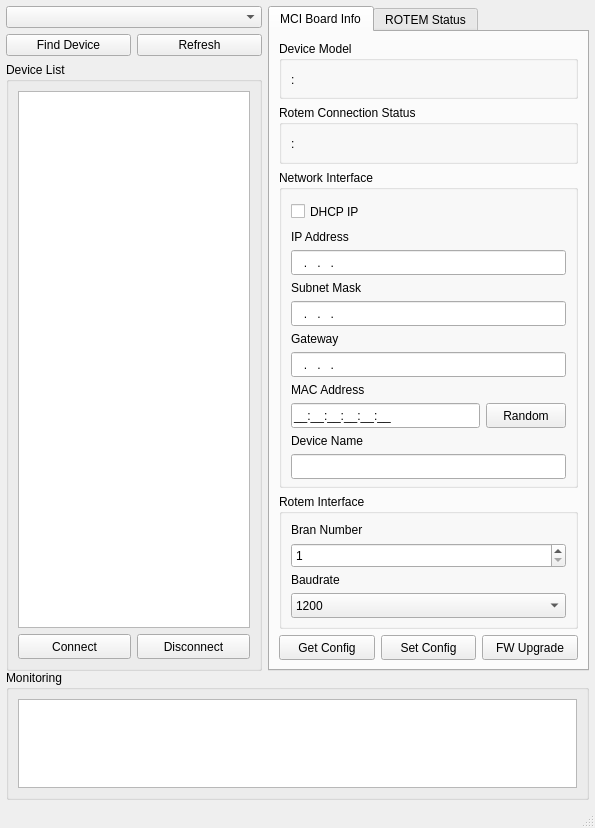
<?xml version="1.0" encoding="UTF-8"?>
<ui version="4.0">
 <class>MainWindow</class>
 <widget class="QMainWindow" name="MainWindow">
  <property name="geometry">
   <rect>
    <x>0</x>
    <y>0</y>
    <width>595</width>
    <height>828</height>
   </rect>
  </property>
  <property name="minimumSize">
   <size>
    <width>595</width>
    <height>828</height>
   </size>
  </property>
  <property name="windowTitle">
   <string>MCI Config</string>
  </property>
  <property name="windowIcon">
   <iconset>
    <normaloff>icons/ping_48.ico</normaloff>icons/ping_48.ico</iconset>
  </property>
  <widget class="QWidget" name="centralwidget">
   <layout class="QVBoxLayout" name="verticalLayout_3">
    <property name="leftMargin">
     <number>6</number>
    </property>
    <property name="topMargin">
     <number>6</number>
    </property>
    <property name="rightMargin">
     <number>6</number>
    </property>
    <property name="bottomMargin">
     <number>6</number>
    </property>
    <item>
     <widget class="QWidget" name="widget" native="true">
      <property name="minimumSize">
       <size>
        <width>0</width>
        <height>665</height>
       </size>
      </property>
      <property name="maximumSize">
       <size>
        <width>16777215</width>
        <height>665</height>
       </size>
      </property>
      <layout class="QHBoxLayout" name="horizontalLayout_2">
       <property name="leftMargin">
        <number>0</number>
       </property>
       <property name="topMargin">
        <number>0</number>
       </property>
       <property name="rightMargin">
        <number>0</number>
       </property>
       <property name="bottomMargin">
        <number>0</number>
       </property>
       <item>
        <layout class="QVBoxLayout" name="verticalLayout">
         <item>
          <widget class="QComboBox" name="cb_interface_dev">
           <property name="minimumSize">
            <size>
             <width>256</width>
             <height>0</height>
            </size>
           </property>
           <property name="maximumSize">
            <size>
             <width>256</width>
             <height>16777215</height>
            </size>
           </property>
          </widget>
         </item>
         <item>
          <layout class="QHBoxLayout" name="horizontalLayout_11">
           <item>
            <widget class="QPushButton" name="btn_find_device">
             <property name="maximumSize">
              <size>
               <width>256</width>
               <height>16777215</height>
              </size>
             </property>
             <property name="text">
              <string>Find Device</string>
             </property>
             <property name="icon">
              <iconset>
               <normaloff>icons/search_48.ico</normaloff>icons/search_48.ico</iconset>
             </property>
            </widget>
           </item>
           <item>
            <widget class="QPushButton" name="btn_refresh">
             <property name="text">
              <string>Refresh</string>
             </property>
             <property name="icon">
              <iconset>
               <normaloff>icons/reset_48.ico</normaloff>icons/reset_48.ico</iconset>
             </property>
            </widget>
           </item>
          </layout>
         </item>
         <item alignment="Qt::AlignHCenter">
          <widget class="QGroupBox" name="groupBox_2">
           <property name="maximumSize">
            <size>
             <width>256</width>
             <height>16777215</height>
            </size>
           </property>
           <property name="title">
            <string>Device List</string>
           </property>
           <layout class="QVBoxLayout" name="verticalLayout_6">
            <item>
             <widget class="QListWidget" name="list_device">
              <property name="editTriggers">
               <set>QAbstractItemView::NoEditTriggers</set>
              </property>
              <property name="showDropIndicator" stdset="0">
               <bool>false</bool>
              </property>
              <property name="selectionBehavior">
               <enum>QAbstractItemView::SelectRows</enum>
              </property>
              <property name="currentRow">
               <number>-1</number>
              </property>
             </widget>
            </item>
            <item>
             <layout class="QHBoxLayout" name="horizontalLayout_3">
              <item>
               <widget class="QPushButton" name="btn_connect">
                <property name="minimumSize">
                 <size>
                  <width>0</width>
                  <height>25</height>
                 </size>
                </property>
                <property name="text">
                 <string>Connect</string>
                </property>
                <property name="icon">
                 <iconset>
                  <normaloff>icons/ping_48.ico</normaloff>icons/ping_48.ico</iconset>
                </property>
               </widget>
              </item>
              <item>
               <widget class="QPushButton" name="btn_disconnect">
                <property name="minimumSize">
                 <size>
                  <width>0</width>
                  <height>25</height>
                 </size>
                </property>
                <property name="text">
                 <string>Disconnect</string>
                </property>
                <property name="icon">
                 <iconset>
                  <normaloff>icons/exit_48.ico</normaloff>icons/exit_48.ico</iconset>
                </property>
               </widget>
              </item>
             </layout>
            </item>
           </layout>
          </widget>
         </item>
        </layout>
       </item>
       <item>
        <layout class="QHBoxLayout" name="horizontalLayout">
         <item>
          <widget class="QWidget" name="widget_2" native="true">
           <layout class="QVBoxLayout" name="verticalLayout_2">
            <property name="spacing">
             <number>6</number>
            </property>
            <property name="leftMargin">
             <number>0</number>
            </property>
            <property name="topMargin">
             <number>0</number>
            </property>
            <property name="rightMargin">
             <number>0</number>
            </property>
            <property name="bottomMargin">
             <number>0</number>
            </property>
            <item>
             <widget class="QTabWidget" name="tabWidget">
              <property name="currentIndex">
               <number>0</number>
              </property>
              <widget class="QWidget" name="board_info_tab">
               <attribute name="title">
                <string>MCI Board Info</string>
               </attribute>
               <layout class="QVBoxLayout" name="verticalLayout_9">
                <item>
                 <layout class="QHBoxLayout" name="horizontalLayout_9">
                  <item>
                   <widget class="QGroupBox" name="groupBox_5">
                    <property name="minimumSize">
                     <size>
                      <width>0</width>
                      <height>53</height>
                     </size>
                    </property>
                    <property name="title">
                     <string>Device Model</string>
                    </property>
                    <layout class="QHBoxLayout" name="horizontalLayout_10">
                     <item>
                      <widget class="QLabel" name="device_model">
                       <property name="minimumSize">
                        <size>
                         <width>0</width>
                         <height>20</height>
                        </size>
                       </property>
                       <property name="text">
                        <string>:</string>
                       </property>
                      </widget>
                     </item>
                    </layout>
                   </widget>
                  </item>
                 </layout>
                </item>
                <item>
                 <layout class="QHBoxLayout" name="horizontalLayout_5">
                  <item>
                   <widget class="QGroupBox" name="groupBox_4">
                    <property name="minimumSize">
                     <size>
                      <width>0</width>
                      <height>53</height>
                     </size>
                    </property>
                    <property name="title">
                     <string>Rotem Connection Status</string>
                    </property>
                    <layout class="QHBoxLayout" name="horizontalLayout_8">
                     <item>
                      <widget class="QLabel" name="rotem_connect_status">
                       <property name="minimumSize">
                        <size>
                         <width>0</width>
                         <height>20</height>
                        </size>
                       </property>
                       <property name="text">
                        <string>:</string>
                       </property>
                      </widget>
                     </item>
                    </layout>
                   </widget>
                  </item>
                 </layout>
                </item>
                <item>
                 <layout class="QHBoxLayout" name="horizontalLayout_7">
                  <item>
                   <widget class="QGroupBox" name="groupBox">
                    <property name="minimumSize">
                     <size>
                      <width>0</width>
                      <height>277</height>
                     </size>
                    </property>
                    <property name="title">
                     <string>Network Interface</string>
                    </property>
                    <layout class="QVBoxLayout" name="verticalLayout_12">
                     <item>
                      <widget class="QCheckBox" name="cb_dhcp_ip">
                       <property name="minimumSize">
                        <size>
                         <width>0</width>
                         <height>25</height>
                        </size>
                       </property>
                       <property name="text">
                        <string>DHCP IP</string>
                       </property>
                      </widget>
                     </item>
                     <item>
                      <widget class="QLabel" name="label_3">
                       <property name="text">
                        <string>IP Address</string>
                       </property>
                      </widget>
                     </item>
                     <item>
                      <widget class="QLineEdit" name="device_ip">
                       <property name="minimumSize">
                        <size>
                         <width>0</width>
                         <height>25</height>
                        </size>
                       </property>
                       <property name="inputMask">
                        <string>000.000.000.000</string>
                       </property>
                       <property name="text">
                        <string>...</string>
                       </property>
                      </widget>
                     </item>
                     <item>
                      <widget class="QLabel" name="label_4">
                       <property name="text">
                        <string>Subnet Mask</string>
                       </property>
                      </widget>
                     </item>
                     <item>
                      <widget class="QLineEdit" name="device_sn">
                       <property name="minimumSize">
                        <size>
                         <width>0</width>
                         <height>25</height>
                        </size>
                       </property>
                       <property name="inputMask">
                        <string>000.000.000.000</string>
                       </property>
                       <property name="text">
                        <string>...</string>
                       </property>
                      </widget>
                     </item>
                     <item>
                      <widget class="QLabel" name="label_5">
                       <property name="text">
                        <string>Gateway</string>
                       </property>
                      </widget>
                     </item>
                     <item>
                      <widget class="QLineEdit" name="device_gw">
                       <property name="minimumSize">
                        <size>
                         <width>0</width>
                         <height>25</height>
                        </size>
                       </property>
                       <property name="inputMask">
                        <string>000.000.000.000</string>
                       </property>
                       <property name="text">
                        <string>...</string>
                       </property>
                      </widget>
                     </item>
                     <item>
                      <widget class="QLabel" name="label_6">
                       <property name="text">
                        <string>MAC Address</string>
                       </property>
                      </widget>
                     </item>
                     <item>
                      <layout class="QHBoxLayout" name="horizontalLayout_12">
                       <item>
                        <widget class="QLineEdit" name="device_mac">
                         <property name="minimumSize">
                          <size>
                           <width>0</width>
                           <height>25</height>
                          </size>
                         </property>
                         <property name="inputMask">
                          <string>HH:HH:HH:HH:HH:HH;_</string>
                         </property>
                        </widget>
                       </item>
                       <item>
                        <widget class="QPushButton" name="btn_random_mac">
                         <property name="minimumSize">
                          <size>
                           <width>0</width>
                           <height>25</height>
                          </size>
                         </property>
                         <property name="text">
                          <string>Random</string>
                         </property>
                         <property name="icon">
                          <iconset>
                           <normaloff>icons/reset_48.ico</normaloff>icons/reset_48.ico</iconset>
                         </property>
                        </widget>
                       </item>
                      </layout>
                     </item>
                     <item>
                      <widget class="QLabel" name="label_7">
                       <property name="text">
                        <string>Device Name</string>
                       </property>
                      </widget>
                     </item>
                     <item>
                      <widget class="QLineEdit" name="device_name">
                       <property name="minimumSize">
                        <size>
                         <width>0</width>
                         <height>25</height>
                        </size>
                       </property>
                       <property name="text">
                        <string/>
                       </property>
                       <property name="maxLength">
                        <number>64</number>
                       </property>
                      </widget>
                     </item>
                    </layout>
                   </widget>
                  </item>
                 </layout>
                </item>
                <item>
                 <layout class="QHBoxLayout" name="horizontalLayout_6">
                  <item>
                   <widget class="QGroupBox" name="groupBox_3">
                    <property name="minimumSize">
                     <size>
                      <width>0</width>
                      <height>127</height>
                     </size>
                    </property>
                    <property name="title">
                     <string>Rotem Interface</string>
                    </property>
                    <layout class="QVBoxLayout" name="verticalLayout_11">
                     <item>
                      <widget class="QLabel" name="label">
                       <property name="text">
                        <string>Bran Number</string>
                       </property>
                      </widget>
                     </item>
                     <item>
                      <widget class="QSpinBox" name="rotem_bran_no">
                       <property name="minimumSize">
                        <size>
                         <width>0</width>
                         <height>25</height>
                        </size>
                       </property>
                       <property name="minimum">
                        <number>1</number>
                       </property>
                       <property name="maximum">
                        <number>64</number>
                       </property>
                      </widget>
                     </item>
                     <item>
                      <widget class="QLabel" name="label_2">
                       <property name="text">
                        <string>Baudrate</string>
                       </property>
                      </widget>
                     </item>
                     <item>
                      <widget class="QComboBox" name="rotem_baudrate">
                       <property name="minimumSize">
                        <size>
                         <width>0</width>
                         <height>25</height>
                        </size>
                       </property>
                       <property name="currentText">
                        <string>1200</string>
                       </property>
                       <item>
                        <property name="text">
                         <string>1200</string>
                        </property>
                       </item>
                       <item>
                        <property name="text">
                         <string>2400</string>
                        </property>
                       </item>
                       <item>
                        <property name="text">
                         <string>9600</string>
                        </property>
                       </item>
                      </widget>
                     </item>
                    </layout>
                   </widget>
                  </item>
                 </layout>
                </item>
                <item alignment="Qt::AlignBottom">
                 <widget class="QWidget" name="widget_3" native="true">
                  <layout class="QVBoxLayout" name="verticalLayout_10">
                   <property name="leftMargin">
                    <number>0</number>
                   </property>
                   <property name="topMargin">
                    <number>0</number>
                   </property>
                   <property name="rightMargin">
                    <number>0</number>
                   </property>
                   <property name="bottomMargin">
                    <number>0</number>
                   </property>
                   <item>
                    <layout class="QHBoxLayout" name="horizontalLayout_4">
                     <item>
                      <widget class="QPushButton" name="btn_get_config">
                       <property name="minimumSize">
                        <size>
                         <width>0</width>
                         <height>25</height>
                        </size>
                       </property>
                       <property name="text">
                        <string>Get Config</string>
                       </property>
                       <property name="icon">
                        <iconset>
                         <normaloff>icons/load_48.ico</normaloff>icons/load_48.ico</iconset>
                       </property>
                      </widget>
                     </item>
                     <item>
                      <widget class="QPushButton" name="btn_set_config">
                       <property name="minimumSize">
                        <size>
                         <width>0</width>
                         <height>25</height>
                        </size>
                       </property>
                       <property name="text">
                        <string>Set Config</string>
                       </property>
                       <property name="icon">
                        <iconset>
                         <normaloff>icons/factory_48.ico</normaloff>icons/factory_48.ico</iconset>
                       </property>
                      </widget>
                     </item>
                     <item>
                      <widget class="QPushButton" name="btn_fw_upgrade">
                       <property name="minimumSize">
                        <size>
                         <width>0</width>
                         <height>25</height>
                        </size>
                       </property>
                       <property name="text">
                        <string>FW Upgrade</string>
                       </property>
                       <property name="icon">
                        <iconset>
                         <normaloff>icons/upload_48.ico</normaloff>icons/upload_48.ico</iconset>
                       </property>
                      </widget>
                     </item>
                    </layout>
                   </item>
                  </layout>
                 </widget>
                </item>
               </layout>
              </widget>
              <widget class="QWidget" name="rotem_tab">
               <attribute name="title">
                <string>ROTEM Status</string>
               </attribute>
               <layout class="QVBoxLayout" name="verticalLayout_8">
                <item>
                 <layout class="QVBoxLayout" name="verticalLayout_4">
                  <item>
                   <widget class="QTableWidget" name="rotem_status_tabel">
                    <attribute name="horizontalHeaderCascadingSectionResizes">
                     <bool>true</bool>
                    </attribute>
                    <attribute name="horizontalHeaderDefaultSectionSize">
                     <number>100</number>
                    </attribute>
                    <attribute name="horizontalHeaderStretchLastSection">
                     <bool>true</bool>
                    </attribute>
                    <column>
                     <property name="text">
                      <string>Address</string>
                     </property>
                    </column>
                    <column>
                     <property name="text">
                      <string>Description</string>
                     </property>
                    </column>
                    <column>
                     <property name="text">
                      <string>Value</string>
                     </property>
                    </column>
                   </widget>
                  </item>
                 </layout>
                </item>
               </layout>
              </widget>
             </widget>
            </item>
           </layout>
          </widget>
         </item>
        </layout>
       </item>
      </layout>
     </widget>
    </item>
    <item>
     <widget class="QGroupBox" name="groupBox_6">
      <property name="title">
       <string>Monitoring</string>
      </property>
      <layout class="QVBoxLayout" name="verticalLayout_5">
       <property name="sizeConstraint">
        <enum>QLayout::SetDefaultConstraint</enum>
       </property>
       <property name="leftMargin">
        <number>9</number>
       </property>
       <property name="topMargin">
        <number>9</number>
       </property>
       <property name="rightMargin">
        <number>9</number>
       </property>
       <property name="bottomMargin">
        <number>9</number>
       </property>
       <item>
        <widget class="QPlainTextEdit" name="data_monitoring">
         <property name="minimumSize">
          <size>
           <width>0</width>
           <height>89</height>
          </size>
         </property>
         <property name="readOnly">
          <bool>true</bool>
         </property>
        </widget>
       </item>
      </layout>
     </widget>
    </item>
   </layout>
  </widget>
  <widget class="QStatusBar" name="status_bar"/>
 </widget>
 <resources>
  <include location="icons.qrc"/>
 </resources>
 <connections/>
</ui>
